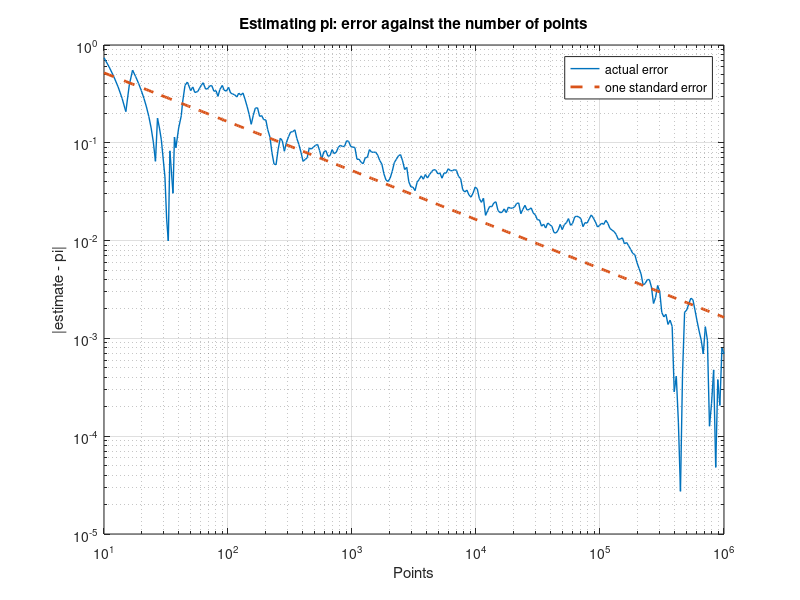

Recreate this plot in MATLAB.
% The smallest Monte Carlo: points in a unit square, the fraction inside the quarter circle
rng(2);
N = 1e6;
xy = rand(N, 2);
inside = sum(xy.^2, 2) <= 1;
estimate = 4*cumsum(inside) ./ (1:N)';

k = unique(round(logspace(1, 6, 300)))';
err = abs(estimate(k) - pi);
spread = 4*sqrt((pi/4)*(1 - pi/4) ./ k);    % one standard error
fprintf('pi is about %.5f after %d points (error %.5f, standard error %.5f)\n', ...
    estimate(end), N, abs(estimate(end) - pi), spread(end));
fprintf('Ten times the points buys about %.2f times the accuracy\n', sqrt(10));

loglog(k, err, 'LineWidth', 1);
hold on;
loglog(k, spread, '--', 'LineWidth', 2);
hold off;
legend('actual error', 'one standard error');
title('Estimating pi: error against the number of points');
xlabel('Points');
ylabel('|estimate - pi|');
grid on;
